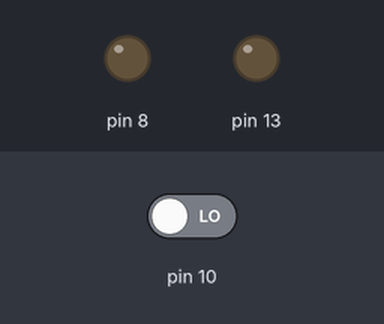
A sketch run on a simulated Arduino Uno, built with avr-gcc and run on an emulated ATmega328P. Shown: output pins drawn as LEDs (lit = HIGH). The test bench sets the inputs (shaded band); at power-on: pin 10 LOW.

Above: at 1.2 s.
1.3 s: pin 10 driven HIGH
At 2.0 s:
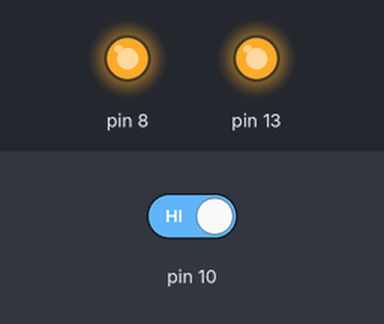
2.8 s: pin 10 driven LOW
At 3.1 s:
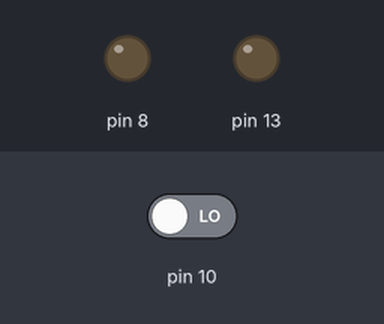
Timing chart, 0 to 5.8 s (numbered marks = the images above; inputs shaded):
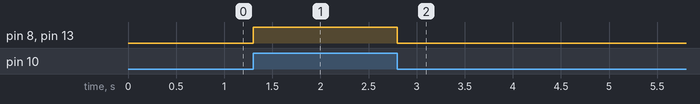

The sketch:

very_simple_alarm.ino
```cpp
// Code generated by ArduinoML
// Structural concepts
void setup() {
	pinMode(8, OUTPUT);
	pinMode(13, OUTPUT);
	pinMode(10, INPUT);
}

//Behavioral concepts
long time=0; long debounce = 300;

void state_off() {
	digitalWrite(8, LOW);
	digitalWrite(13, LOW);
	boolean guard = millis() - time > debounce;
	if ((digitalRead(10) == HIGH) && guard ) {
		time = millis();
		state_on();
	}
	else { state_off(); }
}

void state_on() {
	digitalWrite(8, HIGH);
	digitalWrite(13, HIGH);
	boolean guard = millis() - time > debounce;
	if ((digitalRead(10) == LOW) && guard ) {
		time = millis();
		state_off();
	}
	else { state_on(); }
}

void loop() {state_off();} // Entering init state
```

Measured:
- after the input at 1.3 s, pin 8, pin 13: LOW → HIGH at once
- after the input at 2.8 s, pin 8, pin 13: HIGH → LOW at once
